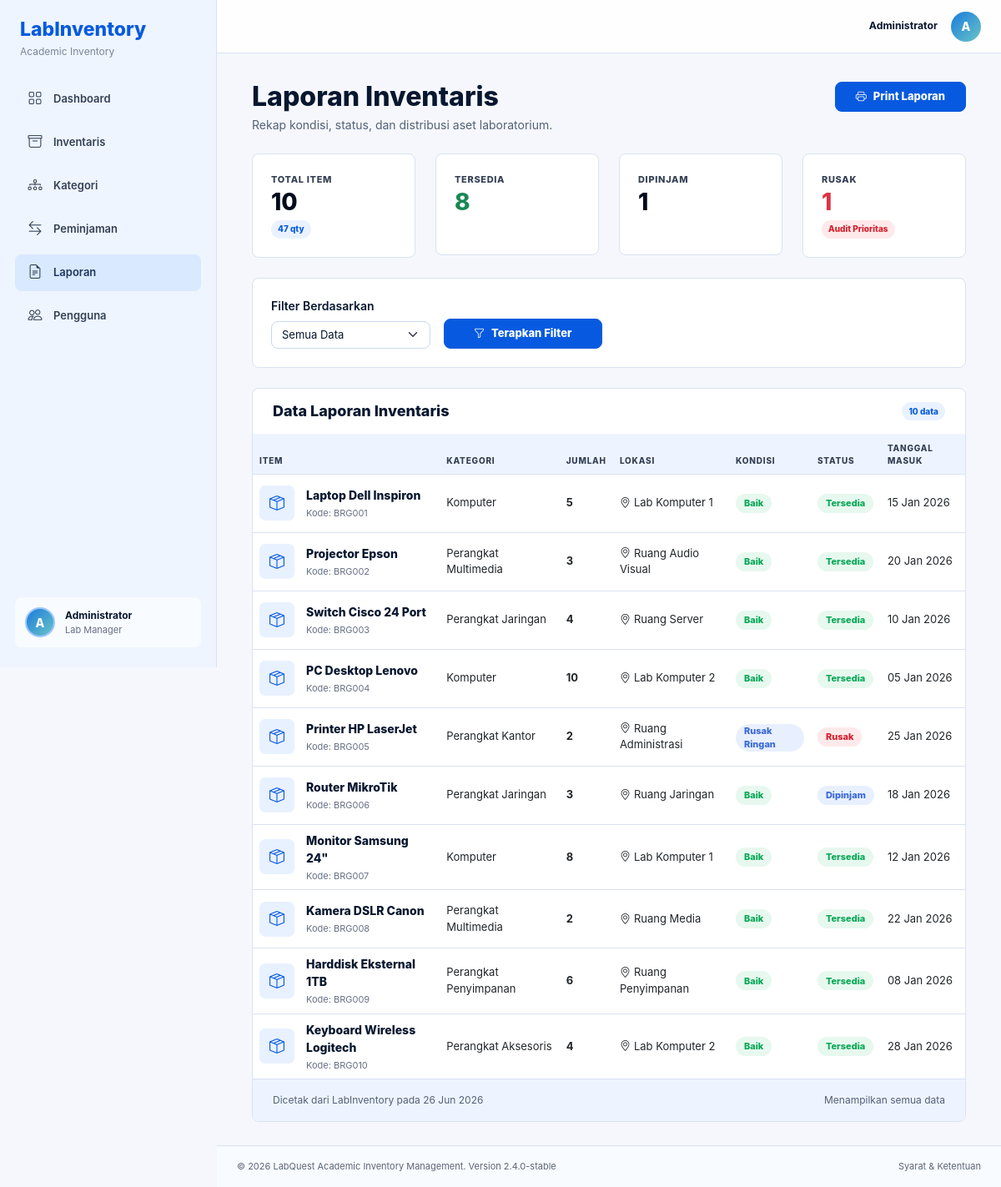
Screenshot of /laporan.php (signed in) with the database file from the repository.
### tables this page shows
CREATE TABLE barang (
    id INT(11) PRIMARY KEY AUTO_INCREMENT,
    kode_barang VARCHAR(50) NOT NULL UNIQUE,
    nama_barang VARCHAR(100) NOT NULL,
    kategori_id INT(11),
    jumlah INT(11) DEFAULT 0,
    kondisi ENUM('Baik', 'Rusak Ringan', 'Rusak Berat') DEFAULT 'Baik',
    lokasi VARCHAR(100),
    tanggal_masuk DATE,
    status ENUM('Tersedia', 'Dipinjam', 'Rusak') DEFAULT 'Tersedia',
    created_at TIMESTAMP DEFAULT CURRENT_TIMESTAMP,
    FOREIGN KEY (kategori_id) REFERENCES kategori(id) ON DELETE SET NULL
);

CREATE TABLE kategori (
    id INT(11) PRIMARY KEY AUTO_INCREMENT,
    nama_kategori VARCHAR(50) NOT NULL,
    created_at TIMESTAMP DEFAULT CURRENT_TIMESTAMP
);

### koneksi.php (called while the page is built, shortened)
<?php
$host = getenv('DB_HOST') ?: 'localhost';
$username = getenv('DB_USERNAME') ?: 'root';
$password = getenv('DB_PASSWORD') !== false ? getenv('DB_PASSWORD') : '';
$database = getenv('DB_DATABASE') ?: 'db_inventaris_lab';
$koneksi = mysqli_connect($host, $username, $password, $database);
mysqli_set_charset($koneksi, "utf8");
function query($sql) {
    global $koneksi;
    return mysqli_query($koneksi, $sql);
}
function fetch_all($result) {
    return mysqli_fetch_all($result, MYSQLI_ASSOC);
}
?>

### laporan.php (the view, shortened to what this page needs)
<?php
require_once 'koneksi.php';
$filter = isset($_GET['filter']) ? mysqli_real_escape_string($koneksi, $_GET['filter']) : '';
$where = '';
$laporan = fetch_all(query("SELECT b.*, k.nama_kategori FROM barang b
    LEFT JOIN kategori k ON b.kategori_id = k.id
    $where
    ORDER BY b.created_at DESC"));
$total = count($laporan);
$tersedia = 0;
$dipinjam = 0;
$rusak = 0;
$total_qty = 0;
foreach ($laporan as $l) {
    $total_qty += (int)$l['jumlah'];
    if ($l['status'] == 'Tersedia') {
        $tersedia++;
    } elseif ($l['status'] == 'Dipinjam') {
        $dipinjam++;
    } elseif ($l['status'] == 'Rusak') {
        $rusak++;
    }
}
?>
<!DOCTYPE html>
<html lang="id">
<head>
    <?php include 'includes/head_assets.php'; ?>
</head>
<body>
    <div class="app-shell">
        <?php include 'includes/sidebar.php'; ?>
        <main class="main-content">
            <?php include 'includes/navbar.php'; ?>
            <div class="content-wrapper">
                <div class="container-fluid">
                    <div class="d-flex flex-wrap justify-content-between align-items-start gap-3 mb-4">
                        <div>
                            <h1 class="page-title">Laporan Inventaris</h1>
                            <p class="page-subtitle">Rekap kondisi, status, dan distribusi aset laboratorium.</p>
                        </div>
                        <button onclick="window.print()" class="btn btn-primary px-4">
                            <i class="bi bi-printer me-2"></i>Print Laporan
                        </button>
                    </div>
                    <div class="row g-4 mb-4">
                        <div class="col-md-6 col-xl-3">
                            <div class="stat-card">
                                <div class="stat-label mt-0">Total Item</div>
                                <div class="stat-value fs-3"><?php echo number_format($total, 0, ',', '.'); ?></div>
                                <span class="mini-pill mt-2"><?php echo number_format($total_qty, 0, ',', '.'); ?> qty</span>
                            </div>
                        </div>
                        <div class="col-md-6 col-xl-3">
                            <div class="stat-card">
                                <div class="stat-label mt-0">Tersedia</div>
                                <div class="stat-value fs-3 text-success"><?php echo number_format($tersedia, 0, ',', '.'); ?></div>
                            </div>
                        </div>
                        <div class="col-md-6 col-xl-3">
                            <div class="stat-card">
                                <div class="stat-label mt-0">Dipinjam</div>
                                <div class="stat-value fs-3"><?php echo number_format($dipinjam, 0, ',', '.'); ?></div>
                            </div>
                        </div>
                        <div class="col-md-6 col-xl-3">
                            <div class="stat-card">
                                <div class="stat-label mt-0">Rusak</div>
                                <div class="stat-value fs-3 text-danger"><?php echo number_format($rusak, 0, ',', '.'); ?></div>
                                <span class="mini-pill red mt-2">Audit Prioritas</span>
                            </div>
                        </div>
                    </div>
                    <section class="toolbar-card mb-4 no-print">
                        <form method="GET" class="row g-3 align-items-end">
                            <div class="col-md-3">
                                <label class="form-label fw-semibold">Filter Berdasarkan</label>
                                <select class="form-select" name="filter" onchange="toggleDateFilter(this.value)">
                                    <option value="">Semua Data</option>
                                </select>
                            </div>
                            <div class="col-md-3">
                                <button type="submit" class="btn btn-primary w-100">
                                    <i class="bi bi-funnel me-2"></i>Terapkan Filter
                                </button>
                            </div>
                        </form>
                    </section>
                    <section class="table-card">
                        <div class="table-card-header">
                            <h2 class="panel-title">Data Laporan Inventaris</h2>
                            <span class="mini-pill"><?php echo number_format($total, 0, ',', '.'); ?> data</span>
                        </div>
                        <div class="table-responsive">
                            <table class="table table-hover" id="laporanTable">
                                <thead>
                                    <tr>
                                        <th>Item</th>
                                        <th>Kategori</th>
                                        <th>Jumlah</th>
                                        <th>Lokasi</th>
                                        <th>Kondisi</th>
                                        <th>Status</th>
                                        <th>Tanggal Masuk</th>
                                    </tr>
                                </thead>
                                <tbody>
                                    <?php if (empty($laporan)): ?>
                                    <tr>
                                        <td colspan="7" class="text-center text-muted py-5">Tidak ada data laporan</td>
                                    </tr>
                                    <?php else: ?>
                                    <?php foreach ($laporan as $l): ?>
                                    <?php
                                    $statusClass = $l['status'] == 'Tersedia' ? 'available' : ($l['status'] == 'Dipinjam' ? 'borrowed' : 'damaged');
                                    $kondisiClass = $l['kondisi'] == 'Baik' ? 'available' : ($l['kondisi'] == 'Rusak Ringan' ? 'borrowed' : 'damaged');
                                    ?>
                                    <tr>
                                        <td>
                                            <div class="item-cell">
                                                <div class="item-thumb"><i class="bi bi-box-seam"></i></div>
                                                <div>
                                                    <span class="item-name"><?php echo htmlspecialchars($l['nama_barang']); ?></span>
                                                    <span class="item-meta">Kode: <?php echo htmlspecialchars($l['kode_barang']); ?></span>
                                                </div>
                                            </div>
                                        </td>
                                        <td><?php echo htmlspecialchars($l['nama_kategori'] ?? '-'); ?></td>
                                        <td><strong><?php echo (int)$l['jumlah']; ?></strong></td>
                                        <td><i class="bi bi-geo-alt me-1"></i><?php echo htmlspecialchars($l['lokasi']); ?></td>
                                        <td><span class="status-badge <?php echo $kondisiClass; ?>"><?php echo htmlspecialchars($l['kondisi']); ?></span></td>
                                        <td><span class="status-badge <?php echo $statusClass; ?>"><?php echo htmlspecialchars($l['status']); ?></span></td>
                                        <td><?php echo date('d M Y', strtotime($l['tanggal_masuk'])); ?></td>
                                    </tr>
                                    <?php endforeach; ?>
                                    <?php endif; ?>
                                </tbody>
                            </table>
                        </div>
                        <div class="table-card-footer">
                            <span>Dicetak dari LabInventory pada <?php echo date('d M Y'); ?></span>
                            <span><?php echo $filter == 'tanggal' ? 'Filter tanggal aktif' : 'Menampilkan semua data'; ?></span>
                        </div>
                    </section>
                </div>
            </div>
            <?php include 'includes/footer.php'; ?>
        </main>
    </div>
</body>
</html>

### assets/css/style.css (style rules this page uses)
:root { --ink: #07172f; --muted: #667085; --line: #d9e2f2; --panel: #ffffff; --soft: #f3f7ff; --soft-2: #eef4ff; --blue: #075adf; --blue-2: #2f76ff; --green: #09a857; --red: #d21f2b; --amber: #f59f00; --sidebar: #eef5ff; }
* { box-sizing: border-box; }
body { margin: 0; color: var(--ink); background: #f5f7fc; font-family: Inter, "Segoe UI", Arial, sans-serif; font-size: 14px; letter-spacing: 0; }
.app-shell { display: flex; min-height: 100vh; }
.main-content { display: flex; flex: 1; min-height: 100vh; flex-direction: column; margin-left: 260px; background: #f5f7fc; }
.content-wrapper { flex: 1; padding: 34px 30px 28px; }
.page-title { margin: 0; color: var(--ink); font-size: 32px; font-weight: 800; line-height: 1.1; }
.page-subtitle { margin: 6px 0 0; color: #536176; font-size: 14px; }
.stat-card { min-height: 122px; padding: 22px; border: 1px solid var(--line); border-radius: 8px; background: #fff; color: var(--ink); }
.stat-label { margin-top: 20px; color: #344054; font-size: 11px; font-weight: 800; letter-spacing: 0.06em; text-transform: uppercase; }
.stat-value { margin-top: 4px; color: #020b1c; font-size: 34px; font-weight: 800; line-height: 1; }
.mini-pill { display: inline-flex; align-items: center; height: 22px; padding: 0 8px; border-radius: 999px; background: #eaf2ff; color: var(--blue); font-size: 10px; font-weight: 800; }
.mini-pill.red { background: #ffe9ea; color: var(--red); }
.panel-title { margin: 0; color: var(--ink); font-size: 18px; font-weight: 800; }
.table-card { overflow: hidden; border: 1px solid var(--line); border-radius: 8px; background: #fff; }
.table-card-header, .table-card-footer { display: flex; align-items: center; justify-content: space-between; padding: 16px 24px; }
.table-card-footer { background: #eef4ff; color: #536176; font-size: 12px; }
.table { margin: 0; font-size: 13px; }
.table th { height: 48px; border-bottom: 1px solid var(--line); background: #eef4ff; color: #344054; font-size: 10px; font-weight: 800; letter-spacing: 0.08em; text-transform: uppercase; }
.table td { height: 70px; border-color: var(--line); vertical-align: middle; }
.item-cell { display: flex; align-items: center; gap: 14px; }
.item-thumb { display: grid; width: 42px; height: 42px; flex: 0 0 42px; place-items: center; border-radius: 7px; background: #e8f1ff; color: var(--blue); font-size: 18px; }
.item-name { display: block; color: var(--ink); font-size: 14px; font-weight: 800; }
.item-meta { display: block; margin-top: 3px; color: #667085; font-size: 11px; }
.status-badge { display: inline-flex; align-items: center; min-height: 23px; padding: 0 10px; border-radius: 999px; font-size: 11px; font-weight: 800; }
.status-badge.available, .status-badge.online { background: #e7f8ef; color: var(--green); }
.status-badge.borrowed, .status-badge.offline { background: #e8f0ff; color: #3867d6; }
.status-badge.damaged, .status-badge.critical { background: #ffe9ea; color: var(--red); }
.toolbar-card { padding: 22px; border: 1px solid var(--line); border-radius: 8px; background: #fff; }
.form-control, .form-select { border-color: #cbd8ee; border-radius: 8px; color: var(--ink); font-size: 13px; }
.btn { min-height: 36px; border-radius: 8px; font-size: 13px; font-weight: 800; }
.btn-primary { border-color: var(--blue); background: var(--blue); }

### rows the page displays
barang: nama_barang "Laptop Dell Inspiron", kode_barang "BRG001", kategori.nama_kategori "Komputer", jumlah "5", lokasi "Lab Komputer 1", kondisi "Baik", status "Tersedia", tanggal_masuk "15 Jan 2026"
barang: nama_barang "Projector Epson", kode_barang "BRG002", kategori.nama_kategori "Perangkat Multimedia", jumlah "3", lokasi "Ruang Audio Visual", kondisi "Baik", status "Tersedia", tanggal_masuk "20 Jan 2026"
barang: nama_barang "Switch Cisco 24 Port", kode_barang "BRG003", kategori.nama_kategori "Perangkat Jaringan", jumlah "4", lokasi "Ruang Server", kondisi "Baik", status "Tersedia", tanggal_masuk "10 Jan 2026"
barang: nama_barang "PC Desktop Lenovo", kode_barang "BRG004", kategori.nama_kategori "Komputer", jumlah "10", lokasi "Lab Komputer 2", kondisi "Baik", status "Tersedia", tanggal_masuk "05 Jan 2026"
barang: nama_barang "Printer HP LaserJet", kode_barang "BRG005", kategori.nama_kategori "Perangkat Kantor", jumlah "2", lokasi "Ruang Administrasi", kondisi "Rusak Ringan", status "Rusak", tanggal_masuk "25 Jan 2026"
barang: nama_barang "Router MikroTik", kode_barang "BRG006", kategori.nama_kategori "Perangkat Jaringan", jumlah "3", lokasi "Ruang Jaringan", kondisi "Baik", status "Dipinjam", tanggal_masuk "18 Jan 2026"
barang: nama_barang "Monitor Samsung 24\"", kode_barang "BRG007", kategori.nama_kategori "Komputer", jumlah "8", lokasi "Lab Komputer 1", kondisi "Baik", status "Tersedia", tanggal_masuk "12 Jan 2026"
barang: nama_barang "Kamera DSLR Canon", kode_barang "BRG008", kategori.nama_kategori "Perangkat Multimedia", jumlah "2", lokasi "Ruang Media", kondisi "Baik", status "Tersedia", tanggal_masuk "22 Jan 2026"
barang: nama_barang "Harddisk Eksternal 1TB", kode_barang "BRG009", kategori.nama_kategori "Perangkat Penyimpanan", jumlah "6", lokasi "Ruang Penyimpanan", kondisi "Baik", status "Tersedia", tanggal_masuk "08 Jan 2026"
barang: nama_barang "Keyboard Wireless Logitech", kode_barang "BRG010", kategori.nama_kategori "Perangkat Aksesoris", jumlah "4", lokasi "Lab Komputer 2", kondisi "Baik", status "Tersedia", tanggal_masuk "28 Jan 2026"

### other values shown
substr($namaUser, 0, 1) "A"
$namaUser "Administrator"
$total "10"
$total_qty "47"
$tersedia "8"
$dipinjam "1"
$rusak "1"
